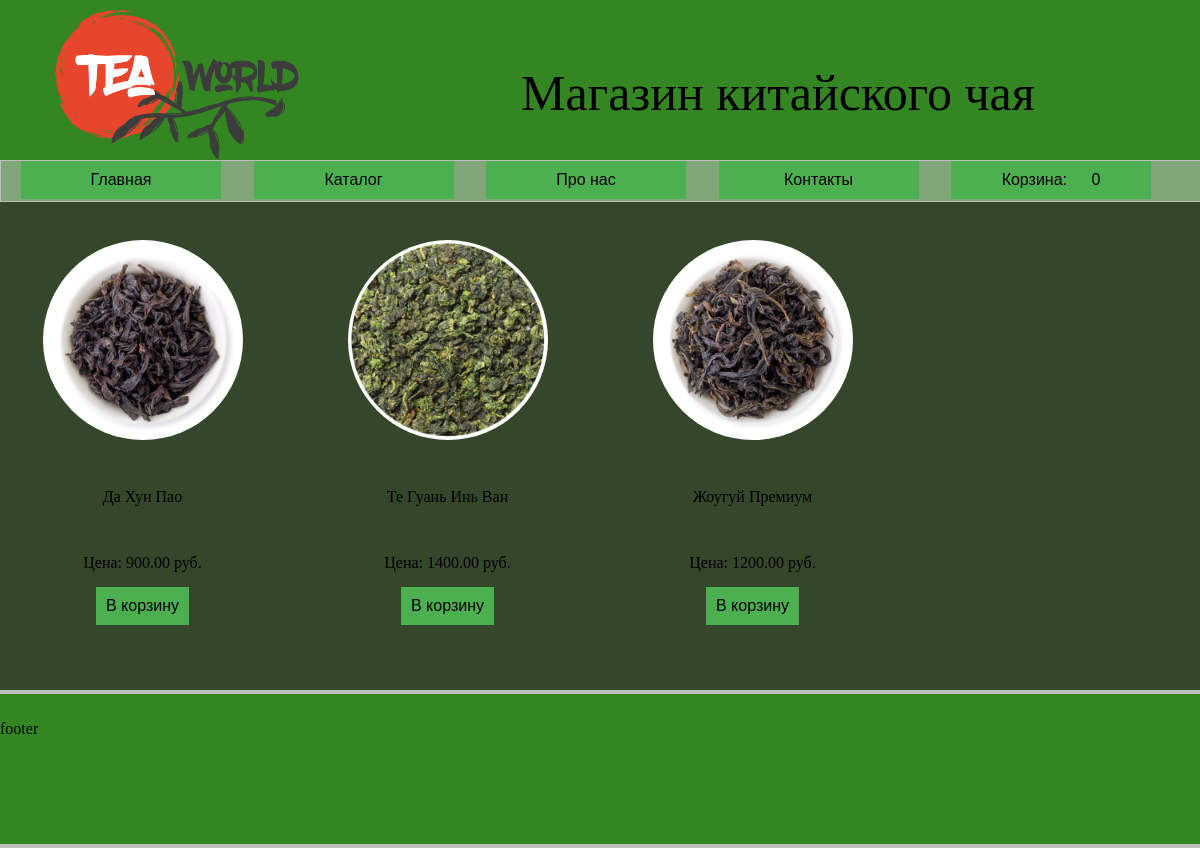
Page /category/oolong/ (signed in) on the committed database.
### mainapp/models.py (models this page shows, shortened)
class Cart(models.Model):
    owner = models.ForeignKey('Customer', null=True, verbose_name='Владелец', on_delete=models.CASCADE)
    products = models.ManyToManyField(CartProduct, blank=True, related_name='related_cart')
    total_products = models.PositiveIntegerField(default=0)
    final_price = models.DecimalField(max_digits=9, default=0, decimal_places=2, verbose_name='Общая цена')
    in_order = models.BooleanField(default=False)
    for_anonymous_user = models.BooleanField(default=False)

class Product(models.Model):
    class Meta:
        abstract = True
    category = models.ForeignKey(Category, verbose_name='Категория', on_delete=models.CASCADE)
    title = models.CharField(max_length=255, verbose_name='Наименование')
    slug = models.SlugField(unique=True)
    image = models.ImageField(verbose_name='Изображение')
    description = models.TextField(verbose_name='Описание', null=True)
    price = models.DecimalField(max_digits=9, decimal_places=2, verbose_name='Цена')

class TeaProduct(Product):
    type = models.CharField(max_length=25, verbose_name='Тип')
    category_tea = models.CharField(max_length=25, verbose_name='Вид')
    sort = models.CharField(max_length=99, verbose_name='Сорт')
    country = models.CharField(max_length=25, verbose_name='Страна')
    region = models.CharField(max_length=45, verbose_name='Регион')
    def get_absolute_url(self):
        return get_product_url(self, 'product_detail')

### mainapp/views.py (the view)
# urls.py: path('category/<str:slug>/', CategoryDetailView.as_view(), name='category_detail'),
class CategoryDetailView(CartMixin, CategoryDetailMixin, DetailView):
    model = Category
    queryset = Category.objects.all()
    context_object_name = 'category'
    template_name = 'category_detail.html'
    slug_url_kwarg = 'slug'
    def get_context_data(self, **kwargs):
        context = super().get_context_data(**kwargs)
        context['cart'] = self.cart
        return context

### mainapp/mixins.py (called while the page is built)
    def get_context_data(self, **kwargs):
        if isinstance(self.get_object(), Category):
            model = self.CATEGORY_SLUG2PRODUCT_MODEL[self.get_object().slug]
            context = super().get_context_data(**kwargs)
            context['categories'] = Category.objects.get_categories_for_left_sidebar()
            context['category_products'] = model.objects.all()
            return context
        context = super().get_context_data(**kwargs)
        context['categories'] = Category.objects.get_categories_for_left_sidebar()
        return context

    def dispatch(self, request, *args, **kwargs):
        if request.user.is_authenticated:
            customer = Customer.objects.filter(user=request.user).first()
            if not customer:
                customer = Customer.objects.create(
                    user=request.user
                )
            cart = Cart.objects.filter(owner=customer, in_order=False).first()
            if not cart:
                cart = Cart.objects.create(owner=customer)
        else:
            cart = Cart.objects.filter(for_anonimous_user=True).first()
            if not cart:
                cart = Cart.objects.create(for_anonimous_user=True)
        self.cart = cart
        return super().dispatch(request, *args, **kwargs)

### mainapp/models.py (called while the page is built)
def get_models_for_count(*model_names):
    return [models.Count(model_name) for model_name in model_names]

def get_product_url(obj, viewname):
    ct_model = obj.__class__._meta.model_name
    return reverse(viewname, kwargs={'ct_model': ct_model, 'slug': obj.slug})

    def get_queryset(self):
        return super().get_queryset()

    def get_categories_for_left_sidebar(self):
        models = get_models_for_count('teaproduct')
        qs = list(self.get_queryset().annotate(*models))
        data = [dict(name=c.name, url=c.get_absolute_url(), count=getattr(c, self.CATEGORY_NAME_COUNT_NAME[c.name])) for c in qs]
        return data

    def get_absolute_url(self):
        return reverse('category_detail', kwargs={'slug': self.slug})

### mainapp/templates/category_detail.html
{% extends 'base.html' %}
{% block content %}
<main class="main_cat">
    {% for product in category_products %}
    {% if product.category == category %}
    <div>
        <img src="{{ product.image.url }}" alt="" width="200">
        <br>
        <div><a class="name_product" href="{{ product.get_absolute_url }}">{{ product.title }}</a></div>
        <br>
        <div>Цена: {{ product.price }} руб.</div>
        <span class="button_cart"><button>В корзину</button></span>
    </div>
    {% endif %}
    {% endfor %}
</main>
{% endblock content  %}

### mainapp/templates/base.html (shortened to what this page needs)
<!DOCTYPE html>
{% load static %}
<html lang="ru">
    <head>
        <link rel="stylesheet" href="{% static 'css/main.css'%}" type="text/css">
    </head>
    <body>
        <header id="header">
            <img id="img_logo" src="{% static 'media/logo.png' %}" alt="Логотип"> <a id="logo">Магазин китайского чая</a>
            <nav id="nav1">
                <span class="dropdown"><button class="dropbtn" onclick="window.location.href = '{% url 'base' %}';">Главная</button></span>
                <span class="dropdown">
                    <button class="dropbtn">Каталог</button>
                </span>
                <span class="dropdown"><button class="dropbtn">Про нас</button></span>
                <span class="dropdown"><button class="dropbtn">Контакты</button></span>
                <span class="dropdown"><button class="dropbtn" onclick="window.location.href = '{% url 'cart' %}';">Корзина: <span>{{ cart.products.count }}</span></button></span>
            </nav>
        </header>
        {% block content %}{% endblock content %}
        <footer id="footer">footer</footer>
    </body>
</html>

### mainapp/static/css/main.css (style rules this page uses)
* { margin: 0px; padding: 0px; }
body { background: rgb(52, 71, 43); background-size: cover; }
#header { width: 100%; height: 200px; background: #338622; color: rgb(0, 0, 0); line-height: 5px; float: left; font-size: 50px; }
#img_logo { height: 75%; margin-top: 10px; margin-left: 50px; }
#logo { position: relative; left: 200px; top: -50px; }
#nav1 { width: 100%; height: 40px; border: 1px solid silver; background: #80a578; }
#nav1 span { margin-left: 20px; }
#nav1 span button { width: 200px; }
.main_cat { width: 100%; height: 400px; margin-top: 40px; float: left; display: grid; grid-template-columns: 1fr 1fr 1fr 1fr; grid-gap: 20px; }
.main_cat div { display: grid; grid-template-columns: 1fr; justify-items: center; }
.main_cat div img { border-radius: 125px; }
.button_cart button { background-color: #4CAF50; color: black; padding: 10px; font-size: 16px; border: none; cursor: pointer; display: block; }
.name_product { text-decoration: none; color: black; }
#footer { width: 100%; height: 150px; border-bottom: 4px solid silver; background: #338622; color: rgb(0, 0, 0); line-height: 70px; float: left; margin-top: 50px; border-top: 4px solid silver; }
.dropbtn { background-color: #4CAF50; color: black; padding: 10px; font-size: 16px; border: none; cursor: pointer; }
.dropdown { position: relative; display: inline-block; }

### rows in the picture
Cart: products.count "0"
TeaProduct: image (picture), title "Да Хун Пао", price "900.00"
TeaProduct: image (picture), title "Те Гуань Инь Ван", price "1400.00"
TeaProduct: image (picture), title "Жоугуй Премиум", price "1200.00"
